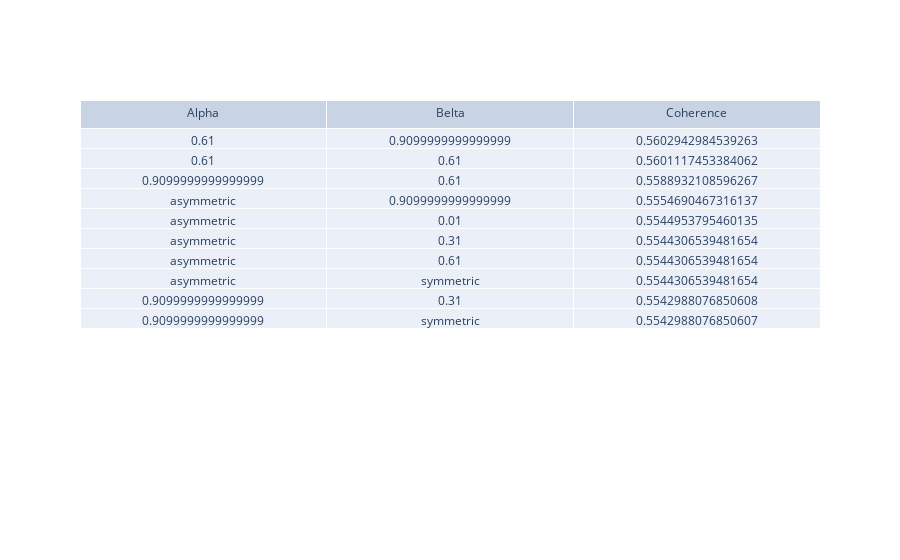

The code cell stored with this chart in its notebook:
### Code cell
import plotly.graph_objects as go  
  
a_values = []  
b_values = []  
c_values = []  
for a, b, c in target_collection[:10]:  
    a_values.append(a)  
    b_values.append(b)  
    c_values.append(c)  
      
fig = go.Figure(data=[  
                        go.Table(header=dict(values=['Alpha', 'Belta', 'Coherence']),  
                        cells=dict(values=[a_values, b_values, c_values]))  
                     ])  
fig.show()

### Figure 1 — Plotly figure (JSON) as saved in the notebook; plotly's stock layout.template omitted (floating-point values rounded to 4 significant figures)
{"data": [{"cells": {"values": [[0.61, 0.61, 0.91, "asymmetric", "asymmetric", "asymmetric", "asymmetric", "asymmetric", 0.91, 0.91], [0.91, 0.61, 0.61, 0.91, 0.01, 0.31, 0.61, "symmetric", 0.31, "symmetric"], [0.5603, 0.5601, 0.5589, 0.5555, 0.5545, 0.5544, 0.5544, 0.5544, 0.5543, 0.5543]]}, "header": {"values": ["Alpha", "Belta", "Coherence"]}, "type": "table"}], "layout": {}}
